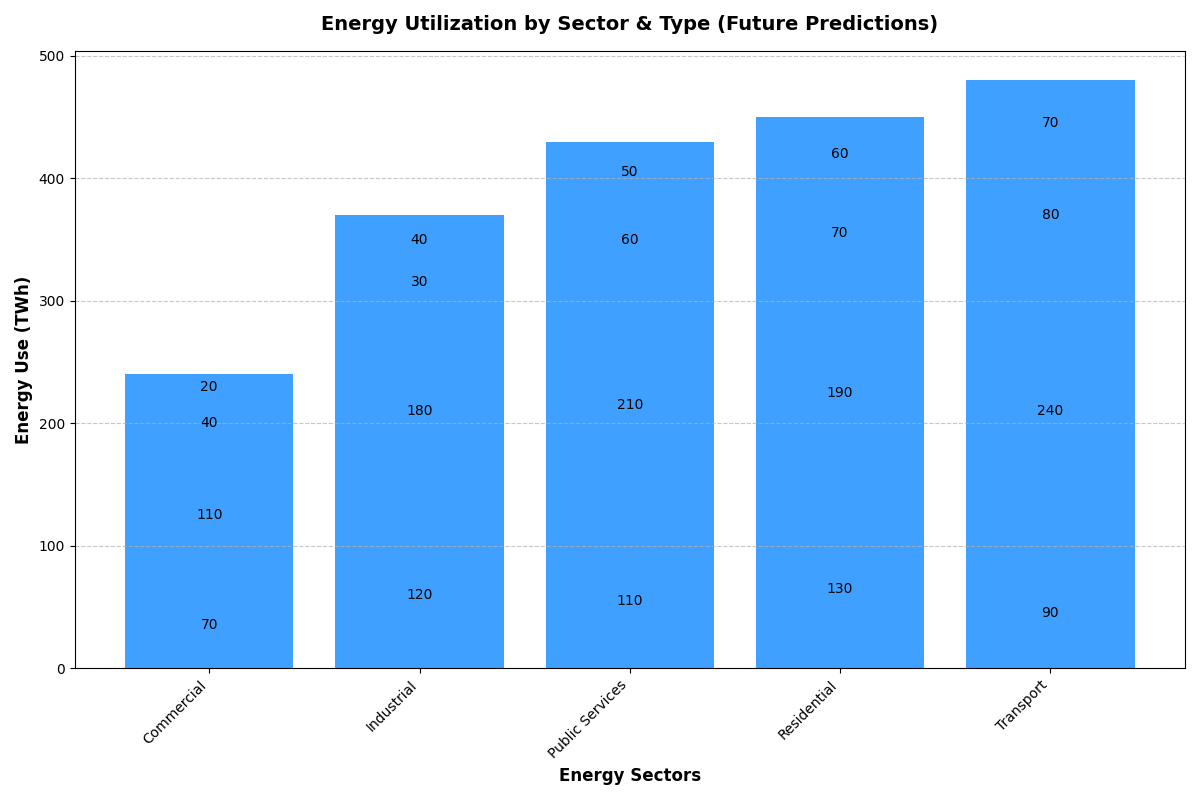

The Python source for this figure:
import matplotlib.pyplot as plt
import numpy as np

sectors = ['Industrial', 'Public Services', 'Transport', 'Commercial', 'Residential']
energy_sources = ['Hydroelectric', 'Renewable', 'Nuclear', 'Fossil Fuels']

energy_consumption = np.array([
    [120, 180, 30, 40],
    [110, 210, 60, 50],
    [90, 240, 80, 70],
    [70, 110, 40, 20],
    [130, 190, 70, 60]
])

total_energy = energy_consumption.sum(axis=1)

sorted_indices = np.argsort(total_energy)
sectors_sorted = [sectors[i] for i in sorted_indices]
energy_consumption_sorted = energy_consumption[sorted_indices]

fig, ax = plt.subplots(figsize=(12, 8))

# Single color for all bars
single_color = '#1E90FF'

bottom = np.zeros(len(sectors))
for i in range(energy_consumption_sorted.shape[1]):
    ax.bar(sectors_sorted, energy_consumption_sorted[:, i], color=single_color, alpha=0.85, bottom=bottom)
    bottom += energy_consumption_sorted[:, i]

ax.set_ylabel('Energy Use (TWh)', fontsize=12, fontweight='bold')
ax.set_xlabel('Energy Sectors', fontsize=12, fontweight='bold')
ax.set_title('Energy Utilization by Sector & Type (Future Predictions)', 
             fontsize=14, fontweight='bold', pad=15)

# Customize tick labels
ax.set_xticks(np.arange(len(sectors)))
ax.set_xticklabels(sectors_sorted, rotation=45, ha='right', fontsize=10)

ax.yaxis.grid(True, linestyle='--', alpha=0.7)

for bar in ax.patches:
    height = bar.get_height()
    if height > 0:
        ax.text(
            bar.get_x() + bar.get_width() / 2,
            bar.get_y() + height / 2,
            f'{int(height)}',
            ha='center', va='center',
            fontsize=10, color='black'
        )

plt.tight_layout()

plt.show()
